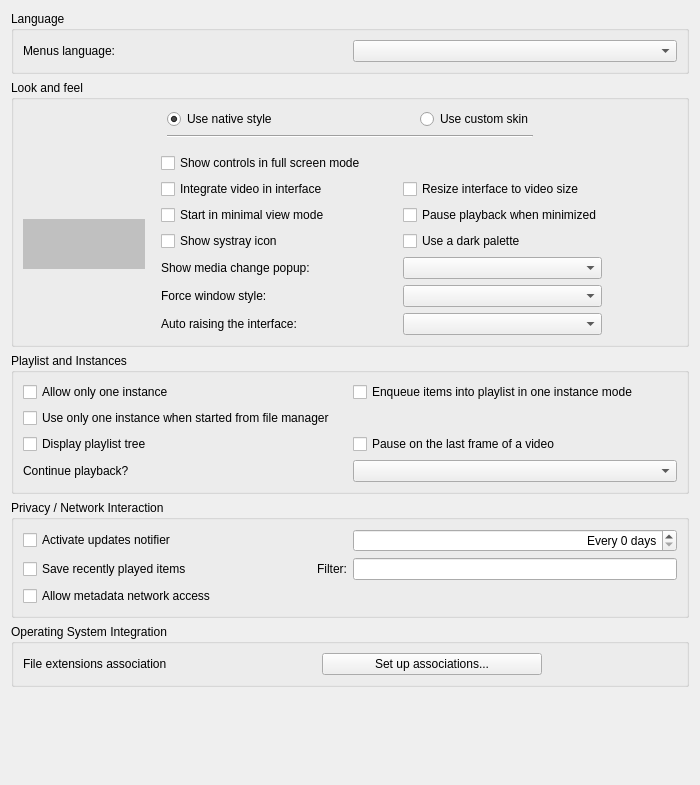
<?xml version="1.0" encoding="UTF-8"?>
<ui version="4.0">
 <author>Jean-Baptiste Kempf</author>
 <class>SPrefsInterface</class>
 <widget class="QWidget" name="SPrefsInterface">
  <property name="geometry">
   <rect>
    <x>0</x>
    <y>0</y>
    <width>700</width>
    <height>785</height>
   </rect>
  </property>
  <property name="sizePolicy">
   <sizepolicy hsizetype="Preferred" vsizetype="Minimum">
    <horstretch>0</horstretch>
    <verstretch>0</verstretch>
   </sizepolicy>
  </property>
  <property name="windowTitle">
   <string>Form</string>
  </property>
  <layout class="QVBoxLayout" name="verticalLayout">
   <item>
    <widget class="QGroupBox" name="langBox">
     <property name="title">
      <string>Language</string>
     </property>
     <layout class="QHBoxLayout" name="horizontalLayout">
      <item>
       <widget class="QLabel" name="label">
        <property name="text">
         <string>Menus language:</string>
        </property>
        <property name="buddy">
         <cstring>langCombo</cstring>
        </property>
       </widget>
      </item>
      <item>
       <widget class="QComboBox" name="langCombo"/>
      </item>
     </layout>
    </widget>
   </item>
   <item>
    <widget class="QGroupBox" name="LooknfeelBox">
     <property name="title">
      <string>Look and feel</string>
     </property>
     <layout class="QGridLayout" name="gridLayout">
      <property name="bottomMargin">
       <number>0</number>
      </property>
      <item row="0" column="4">
       <widget class="QRadioButton" name="skins">
        <property name="text">
         <string>Use custom skin</string>
        </property>
       </widget>
      </item>
      <item row="0" column="6">
       <spacer name="horizontalSpacer">
        <property name="orientation">
         <enum>Qt::Horizontal</enum>
        </property>
        <property name="sizeHint" stdset="0">
         <size>
          <width>40</width>
          <height>20</height>
         </size>
        </property>
       </spacer>
      </item>
      <item row="0" column="1">
       <spacer name="horizontalSpacer_4">
        <property name="orientation">
         <enum>Qt::Horizontal</enum>
        </property>
        <property name="sizeHint" stdset="0">
         <size>
          <width>40</width>
          <height>20</height>
         </size>
        </property>
       </spacer>
      </item>
      <item row="0" column="2">
       <widget class="QRadioButton" name="qt">
        <property name="toolTip">
         <string>This is VLC's default interface, with a native look and feel.</string>
        </property>
        <property name="text">
         <string>Use native style</string>
        </property>
        <property name="checked">
         <bool>true</bool>
        </property>
       </widget>
      </item>
      <item row="0" column="3">
       <spacer name="horizontalSpacer_5">
        <property name="orientation">
         <enum>Qt::Horizontal</enum>
        </property>
        <property name="sizeHint" stdset="0">
         <size>
          <width>40</width>
          <height>20</height>
         </size>
        </property>
       </spacer>
      </item>
      <item row="1" column="2" colspan="3">
       <widget class="Line" name="line">
        <property name="orientation">
         <enum>Qt::Horizontal</enum>
        </property>
       </widget>
      </item>
      <item row="2" column="0" rowspan="6" colspan="7">
       <widget class="QStackedWidget" name="styleStackedWidget">
        <property name="currentIndex">
         <number>0</number>
        </property>
        <widget class="QWidget" name="nativePage">
         <layout class="QHBoxLayout" name="horizontalLayout_4">
          <property name="leftMargin">
           <number>0</number>
          </property>
          <property name="rightMargin">
           <number>0</number>
          </property>
          <item>
           <widget class="InterfacePreviewWidget" name="mainPreview">
            <property name="sizePolicy">
             <sizepolicy hsizetype="Maximum" vsizetype="Maximum">
              <horstretch>0</horstretch>
              <verstretch>0</verstretch>
             </sizepolicy>
            </property>
            <property name="minimumSize">
             <size>
              <width>122</width>
              <height>50</height>
             </size>
            </property>
            <property name="styleSheet">
             <string notr="true">background-color: rgb(192, 192, 192);</string>
            </property>
            <property name="alignment">
             <set>Qt::AlignHCenter|Qt::AlignTop</set>
            </property>
           </widget>
          </item>
          <item>
           <widget class="QWidget" name="native_zone" native="true">
            <property name="sizePolicy">
             <sizepolicy hsizetype="Preferred" vsizetype="Preferred">
              <horstretch>10</horstretch>
              <verstretch>0</verstretch>
             </sizepolicy>
            </property>
            <layout class="QGridLayout">
             <property name="leftMargin">
              <number>10</number>
             </property>
             <property name="topMargin">
              <number>0</number>
             </property>
             <property name="bottomMargin">
              <number>0</number>
             </property>
             <item row="1" column="2" colspan="2">
              <widget class="QCheckBox" name="resizingBox">
               <property name="text">
                <string>Resize interface to video size</string>
               </property>
              </widget>
             </item>
             <item row="5" column="2" colspan="2">
              <widget class="QComboBox" name="notificationCombo"/>
             </item>
             <item row="9" column="2" colspan="2">
              <widget class="QComboBox" name="stylesCombo"/>
             </item>
             <item row="0" column="0" colspan="5">
              <widget class="QCheckBox" name="fsController">
               <property name="text">
                <string>Show controls in full screen mode</string>
               </property>
              </widget>
             </item>
             <item row="3" column="2" colspan="2">
              <widget class="QCheckBox" name="pauseMinimizedBox">
               <property name="text">
                <string>Pause playback when minimized</string>
               </property>
              </widget>
             </item>
             <item row="5" column="0">
              <widget class="QLabel" name="notificationComboLabel">
               <property name="text">
                <string>Show media change popup:</string>
               </property>
               <property name="buddy">
                <cstring>notificationCombo</cstring>
               </property>
              </widget>
             </item>
             <item row="3" column="0">
              <widget class="QCheckBox" name="minimalviewBox">
               <property name="text">
                <string>Start in minimal view mode</string>
               </property>
              </widget>
             </item>
             <item row="9" column="0">
              <widget class="QLabel" name="stylesLabel">
               <property name="sizePolicy">
                <sizepolicy hsizetype="Maximum" vsizetype="Preferred">
                 <horstretch>0</horstretch>
                 <verstretch>0</verstretch>
                </sizepolicy>
               </property>
               <property name="text">
                <string>Force window style:</string>
               </property>
               <property name="buddy">
                <cstring>stylesCombo</cstring>
               </property>
              </widget>
             </item>
             <item row="1" column="0">
              <widget class="QCheckBox" name="embedVideo">
               <property name="text">
                <string>Integrate video in interface</string>
               </property>
              </widget>
             </item>
             <item row="1" column="1">
              <spacer name="horizontalSpacer_3">
               <property name="orientation">
                <enum>Qt::Horizontal</enum>
               </property>
               <property name="sizeHint" stdset="0">
                <size>
                 <width>40</width>
                 <height>20</height>
                </size>
               </property>
              </spacer>
             </item>
             <item row="1" column="4">
              <spacer name="horizontalSpacer_7">
               <property name="orientation">
                <enum>Qt::Horizontal</enum>
               </property>
               <property name="sizeHint" stdset="0">
                <size>
                 <width>20</width>
                 <height>20</height>
                </size>
               </property>
              </spacer>
             </item>
             <item row="4" column="0" colspan="2">
              <widget class="QCheckBox" name="systrayBox">
               <property name="text">
                <string>Show systray icon</string>
               </property>
              </widget>
             </item>
             <item row="11" column="0">
              <widget class="QLabel" name="autoRaiseLabel">
               <property name="text">
                <string>Auto raising the interface:</string>
               </property>
               <property name="buddy">
                <cstring>autoRaiseComboBox</cstring>
               </property>
              </widget>
             </item>
             <item row="11" column="2" colspan="2">
              <widget class="QComboBox" name="autoRaiseComboBox"/>
             </item>
             <item row="4" column="2">
              <widget class="QCheckBox" name="qtdark">
               <property name="text">
                <string>Use a dark palette</string>
               </property>
              </widget>
             </item>
            </layout>
           </widget>
          </item>
         </layout>
        </widget>
        <widget class="QWidget" name="skinsPage">
         <layout class="QHBoxLayout" name="horizontalLayout_5">
          <property name="leftMargin">
           <number>0</number>
          </property>
          <property name="rightMargin">
           <number>0</number>
          </property>
          <item>
           <widget class="InterfacePreviewWidget" name="skinsPreview">
            <property name="sizePolicy">
             <sizepolicy hsizetype="Maximum" vsizetype="Maximum">
              <horstretch>0</horstretch>
              <verstretch>0</verstretch>
             </sizepolicy>
            </property>
            <property name="minimumSize">
             <size>
              <width>122</width>
              <height>50</height>
             </size>
            </property>
            <property name="styleSheet">
             <string notr="true">background-color: rgb(192, 192, 192);</string>
            </property>
            <property name="alignment">
             <set>Qt::AlignCenter</set>
            </property>
           </widget>
          </item>
          <item>
           <widget class="QWidget" name="skins_zone" native="true">
            <property name="enabled">
             <bool>true</bool>
            </property>
            <property name="sizePolicy">
             <sizepolicy hsizetype="Preferred" vsizetype="Preferred">
              <horstretch>0</horstretch>
              <verstretch>0</verstretch>
             </sizepolicy>
            </property>
            <layout class="QGridLayout" name="gridLayout_7">
             <property name="leftMargin">
              <number>0</number>
             </property>
             <property name="topMargin">
              <number>0</number>
             </property>
             <property name="rightMargin">
              <number>0</number>
             </property>
             <property name="bottomMargin">
              <number>0</number>
             </property>
             <item row="1" column="1">
              <widget class="QLabel" name="skinFileLabel">
               <property name="text">
                <string>Skin resource file:</string>
               </property>
               <property name="alignment">
                <set>Qt::AlignRight|Qt::AlignTrailing|Qt::AlignVCenter</set>
               </property>
               <property name="buddy">
                <cstring>fileSkin</cstring>
               </property>
              </widget>
             </item>
             <item row="1" column="2">
              <widget class="QLineEdit" name="fileSkin">
               <property name="sizePolicy">
                <sizepolicy hsizetype="MinimumExpanding" vsizetype="Fixed">
                 <horstretch>0</horstretch>
                 <verstretch>0</verstretch>
                </sizepolicy>
               </property>
              </widget>
             </item>
             <item row="1" column="3">
              <widget class="QPushButton" name="skinBrowse">
               <property name="sizePolicy">
                <sizepolicy hsizetype="Maximum" vsizetype="Fixed">
                 <horstretch>0</horstretch>
                 <verstretch>0</verstretch>
                </sizepolicy>
               </property>
               <property name="text">
                <string>Choose...</string>
               </property>
              </widget>
             </item>
             <item row="2" column="1" colspan="3">
              <widget class="QLabel" name="skinsLabel">
               <property name="sizePolicy">
                <sizepolicy hsizetype="Preferred" vsizetype="Preferred">
                 <horstretch>0</horstretch>
                 <verstretch>0</verstretch>
                </sizepolicy>
               </property>
               <property name="frameShape">
                <enum>QFrame::NoFrame</enum>
               </property>
               <property name="text">
                <string notr="true">-This is the skinsLabel place-</string>
               </property>
               <property name="textFormat">
                <enum>Qt::RichText</enum>
               </property>
               <property name="scaledContents">
                <bool>false</bool>
               </property>
               <property name="alignment">
                <set>Qt::AlignLeading|Qt::AlignLeft|Qt::AlignTop</set>
               </property>
               <property name="wordWrap">
                <bool>true</bool>
               </property>
               <property name="margin">
                <number>5</number>
               </property>
               <property name="openExternalLinks">
                <bool>false</bool>
               </property>
              </widget>
             </item>
            </layout>
           </widget>
          </item>
         </layout>
        </widget>
       </widget>
      </item>
     </layout>
    </widget>
   </item>
   <item>
    <widget class="QGroupBox" name="OneInterfaceBox">
     <property name="title">
      <string>Playlist and Instances</string>
     </property>
     <layout class="QGridLayout" name="gridLayout_2">
      <item row="1" column="0" colspan="2">
       <widget class="QCheckBox" name="oneInstanceFromFile">
        <property name="text">
         <string>Use only one instance when started from file manager</string>
        </property>
       </widget>
      </item>
      <item row="2" column="0">
       <widget class="QCheckBox" name="treePlaylist">
        <property name="text">
         <string>Display playlist tree</string>
        </property>
       </widget>
      </item>
      <item row="2" column="1">
       <widget class="QCheckBox" name="playPauseBox">
        <property name="text">
         <string>Pause on the last frame of a video</string>
        </property>
       </widget>
      </item>
      <item row="0" column="1">
       <widget class="QCheckBox" name="EnqueueOneInterfaceMode">
        <property name="text">
         <string>Enqueue items into playlist in one instance mode</string>
        </property>
       </widget>
      </item>
      <item row="4" column="1">
       <widget class="QComboBox" name="continuePlaybackComboBox">
        <property name="enabled">
         <bool>true</bool>
        </property>
       </widget>
      </item>
      <item row="4" column="0">
       <widget class="QLabel" name="continuePlaybackLabel">
        <property name="text">
         <string>Continue playback?</string>
        </property>
        <property name="buddy">
         <cstring>continuePlaybackComboBox</cstring>
        </property>
       </widget>
      </item>
      <item row="0" column="0">
       <widget class="QCheckBox" name="OneInterfaceMode">
        <property name="text">
         <string>Allow only one instance</string>
        </property>
       </widget>
      </item>
     </layout>
    </widget>
   </item>
   <item>
    <widget class="QGroupBox" name="groupBox_2">
     <property name="title">
      <string>Privacy / Network Interaction</string>
     </property>
     <layout class="QGridLayout" name="gridLayout_3">
      <item row="0" column="0">
       <widget class="QCheckBox" name="updatesBox">
        <property name="text">
         <string>Activate updates notifier</string>
        </property>
       </widget>
      </item>
      <item row="0" column="1">
       <widget class="QSpinBox" name="updatesDays">
        <property name="alignment">
         <set>Qt::AlignRight|Qt::AlignTrailing|Qt::AlignVCenter</set>
        </property>
        <property name="suffix">
         <string> days</string>
        </property>
        <property name="prefix">
         <string>Every </string>
        </property>
       </widget>
      </item>
      <item row="1" column="0">
       <layout class="QHBoxLayout" name="horizontalLayout_3">
        <item>
         <widget class="QCheckBox" name="saveRecentlyPlayed">
          <property name="text">
           <string>Save recently played items</string>
          </property>
         </widget>
        </item>
        <item>
         <widget class="QLabel" name="filterLabel">
          <property name="text">
           <string>Filter:</string>
          </property>
          <property name="alignment">
           <set>Qt::AlignRight|Qt::AlignTrailing|Qt::AlignVCenter</set>
          </property>
          <property name="margin">
           <number>5</number>
          </property>
          <property name="buddy">
           <cstring>recentlyPlayedFilters</cstring>
          </property>
         </widget>
        </item>
       </layout>
      </item>
      <item row="1" column="1">
       <widget class="QLineEdit" name="recentlyPlayedFilters">
        <property name="sizePolicy">
         <sizepolicy hsizetype="Preferred" vsizetype="Fixed">
          <horstretch>0</horstretch>
          <verstretch>0</verstretch>
         </sizepolicy>
        </property>
        <property name="toolTip">
         <string>Separate words by | (without space)</string>
        </property>
       </widget>
      </item>
      <item row="2" column="0">
       <widget class="QCheckBox" name="MetadataNetworkAccessMode">
        <property name="text">
         <string>Allow metadata network access</string>
        </property>
       </widget>
      </item>
     </layout>
    </widget>
   </item>
   <item>
    <widget class="QGroupBox" name="osGroupBox">
     <property name="title">
      <string>Operating System Integration</string>
     </property>
     <layout class="QGridLayout" name="gridLayout_4">
      <item row="2" column="0">
       <widget class="QLabel" name="assocLabel">
        <property name="sizePolicy">
         <sizepolicy hsizetype="Maximum" vsizetype="Preferred">
          <horstretch>0</horstretch>
          <verstretch>0</verstretch>
         </sizepolicy>
        </property>
        <property name="text">
         <string>File extensions association</string>
        </property>
        <property name="buddy">
         <cstring>assoButton</cstring>
        </property>
       </widget>
      </item>
      <item row="2" column="1">
       <spacer name="horizontalSpacer_6">
        <property name="orientation">
         <enum>Qt::Horizontal</enum>
        </property>
        <property name="sizeHint" stdset="0">
         <size>
          <width>40</width>
          <height>20</height>
         </size>
        </property>
       </spacer>
      </item>
      <item row="2" column="2">
       <widget class="QPushButton" name="assoButton">
        <property name="sizePolicy">
         <sizepolicy hsizetype="Preferred" vsizetype="Fixed">
          <horstretch>0</horstretch>
          <verstretch>0</verstretch>
         </sizepolicy>
        </property>
        <property name="minimumSize">
         <size>
          <width>220</width>
          <height>0</height>
         </size>
        </property>
        <property name="text">
         <string>Set up associations...</string>
        </property>
       </widget>
      </item>
      <item row="2" column="3">
       <spacer name="horizontalSpacer_8">
        <property name="orientation">
         <enum>Qt::Horizontal</enum>
        </property>
        <property name="sizeType">
         <enum>QSizePolicy::Minimum</enum>
        </property>
        <property name="sizeHint" stdset="0">
         <size>
          <width>135</width>
          <height>20</height>
         </size>
        </property>
       </spacer>
      </item>
     </layout>
    </widget>
   </item>
   <item>
    <spacer name="verticalSpacer">
     <property name="orientation">
      <enum>Qt::Vertical</enum>
     </property>
     <property name="sizeHint" stdset="0">
      <size>
       <width>20</width>
       <height>0</height>
      </size>
     </property>
    </spacer>
   </item>
  </layout>
 </widget>
 <customwidgets>
  <customwidget>
   <class>InterfacePreviewWidget</class>
   <extends>QLabel</extends>
   <header>components/preferences_widgets.hpp</header>
  </customwidget>
 </customwidgets>
 <tabstops>
  <tabstop>langCombo</tabstop>
  <tabstop>qt</tabstop>
  <tabstop>skins</tabstop>
  <tabstop>fsController</tabstop>
  <tabstop>embedVideo</tabstop>
  <tabstop>resizingBox</tabstop>
  <tabstop>minimalviewBox</tabstop>
  <tabstop>pauseMinimizedBox</tabstop>
  <tabstop>systrayBox</tabstop>
  <tabstop>notificationCombo</tabstop>
  <tabstop>stylesCombo</tabstop>
  <tabstop>autoRaiseComboBox</tabstop>
  <tabstop>fileSkin</tabstop>
  <tabstop>skinBrowse</tabstop>
  <tabstop>OneInterfaceMode</tabstop>
  <tabstop>EnqueueOneInterfaceMode</tabstop>
  <tabstop>oneInstanceFromFile</tabstop>
  <tabstop>treePlaylist</tabstop>
  <tabstop>playPauseBox</tabstop>
  <tabstop>continuePlaybackComboBox</tabstop>
  <tabstop>updatesBox</tabstop>
  <tabstop>updatesDays</tabstop>
  <tabstop>saveRecentlyPlayed</tabstop>
  <tabstop>recentlyPlayedFilters</tabstop>
  <tabstop>MetadataNetworkAccessMode</tabstop>
  <tabstop>assoButton</tabstop>
 </tabstops>
 <resources/>
 <connections/>
</ui>
